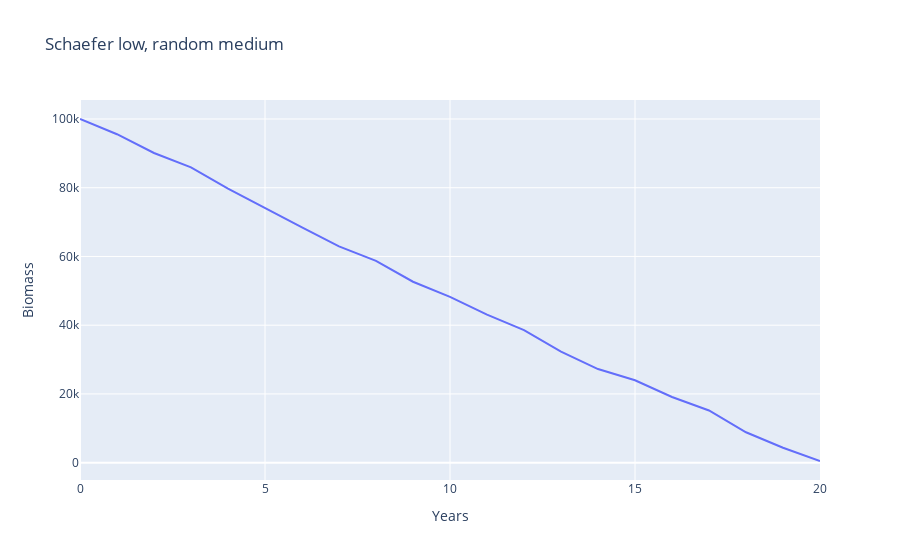

Here is the notebook cell this chart was saved with:
### Code cell
random_fishery_medium.reset()
schaefer_low.reset()
time = [0]
for i in range(20):
    time.append(i+1)
    schaefer_low.fish(random_fishery_medium.fish())

px.line(
    x=time,
    y=schaefer_low.physical['biomass'],
    labels={"x": "Years", "y": "Biomass"},
    title="Schaefer low, random medium"
)

### Figure 1 — Plotly figure (JSON) as saved in the notebook; plotly's stock layout.template omitted (floating-point values rounded to 4 significant figures)
{"data": [{"hovertemplate": "Years=%{x}<br>Biomass=%{y}<extra></extra>", "legendgroup": "", "line": {"color": "#636efa", "dash": "solid"}, "marker": {"symbol": "circle"}, "mode": "lines", "name": "", "orientation": "v", "showlegend": false, "type": "scatter", "x": [0, 1, 2, 3, 4, 5, 6, 7, 8, 9, 10, 11, 12, 13, 14, 15, 16, 17, 18, 19, 20], "xaxis": "x", "y": [100000, 95570.0, 90110.0, 85930.0, 79720.0, 74210.0, 68470.0, 62920.0, 58700.0, 52640.0, 48220.0, 43090.0, 38550.0, 32320.0, 27240.0, 23990.0, 19110.0, 15190.0, 8841.0, 4328.0, 478.3], "yaxis": "y"}], "layout": {"legend": {"tracegroupgap": 0}, "title": {"text": "Schaefer low, random medium"}, "xaxis": {"anchor": "y", "domain": [0, 1], "title": {"text": "Years"}}, "yaxis": {"anchor": "x", "domain": [0, 1], "title": {"text": "Biomass"}}}}
